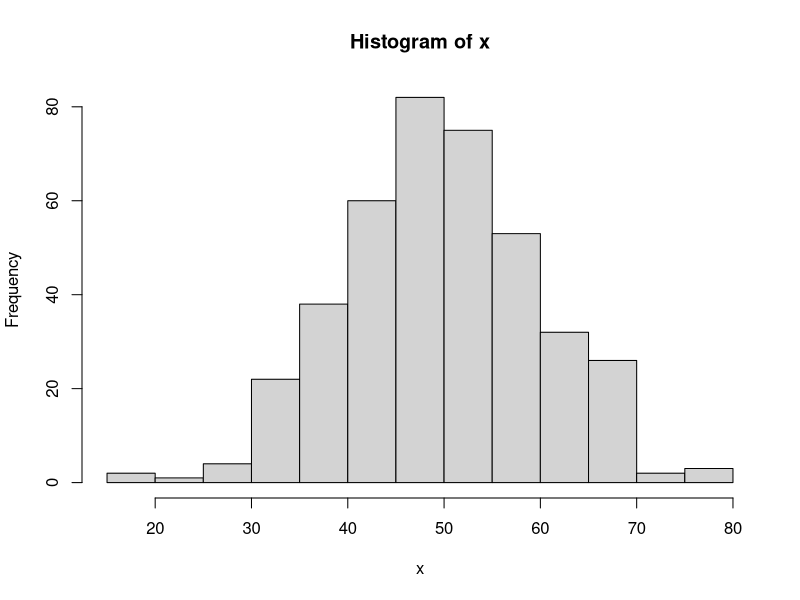

Generate this figure with R:
## ---- chunk 1
runif(1)

# 得到 4 个数字的向量
runif(4)

# 得到 3 个范围在 0 到 100 的随机数向量
runif(3, min=0, max=100)

# 得到 3 个范围在 0 到 100 的整数
# 使用 max=101 因为它永远不可能等于 101，这里利用 floor 函数实现下取整数
floor(runif(3, min=0, max=101))

# 以下方式得到的结果一样
sample(1:100, 3, replace=TRUE)

# 生成无重复的随机整数
sample(1:100, 3, replace=FALSE)
## ---- chunk 2
rnorm(4)

# 使用不同的均值和标准差
rnorm(4, mean=50, sd=10)

# 通过直方图检查分布是否正确
x <- rnorm(400, mean=50, sd=10)
hist(x)
## ---- chunk 3
set.seed(423)
runif(3)

set.seed(423)
runif(3)
## ---- chunk 4
# 这个例子中，先设定随机数种子
set.seed(423)
runif(3)

# 保存种子
oldseed <- .Random.seed

runif(3)

# 做其他随机数生成相关的事情，比如:
# runif(30)
# ...
## ---- chunk 5
# 恢复种子
.Random.seed <- oldseed

# 保存种子之后，得到与之前相同的随机数
runif(3)
## ---- chunk 6
oldseed <- NULL
if (exists(".Random.seed"))
    oldseed <- .Random.seed

# 做一些随机数生成操作，比如：
# runif(30)
# ...

if (!is.null(oldseed))
    .Random.seed <- oldseed
## ---- chunk 7
# 这是个坏的版本
bad_rand_restore <- function() {
    if (exists(".Random.seed"))
        oldseed <- .Random.seed
    else
        oldseed <- NULL

    print(runif(3))

    if (!is.null(oldseed))
        .Random.seed <- oldseed
    else
        rm(".Random.seed")
}


# 这是个好的版本
rand_restore <- function() {
    if (exists(".Random.seed", .GlobalEnv))
        oldseed <- .GlobalEnv$.Random.seed
    else
        oldseed <- NULL

    print(runif(3))

    if (!is.null(oldseed)) 
        .GlobalEnv$.Random.seed <- oldseed
    else
        rm(".Random.seed", envir = .GlobalEnv)
}


# 坏的版本没有正确地重置随机数生成器状态，因此随机数一直在改变
set.seed(423)
bad_rand_restore()
bad_rand_restore()
bad_rand_restore()

# 好的版本每次都正确地重置了随机数生成器的状态，因此随机数可以保持一致
# stay the same.
set.seed(423)
rand_restore()
rand_restore()
rand_restore()
## ---- chunk 8
x <- seq(-2.5, 2.5, by=.5)

# 向最近的整数取整, 含有 .5 的值取整到最近一个偶数。
round(x)

# 向上取整
ceiling(x)

# 向下取整
floor(x)

# 向 0 取整
trunc(x)

## ---- chunk 9
x <- c(.001, .07, 1.2, 44.02, 738, 9927) 

# 1 位小数近似
round(x, digits=1)

# 10 位取整
round(x, digits=-1)

# 向最近的 5 的倍数近似
round(x/5)*5

# 向最近的 .02 的倍数近似
round(x/.02)*.02
## ---- chunk 10
0.3 == 3*.1

(0.1 + 0.1 + 0.1) - 0.3

x <- seq(0, 1, by=.1)
x

10*x - round(10*x)

